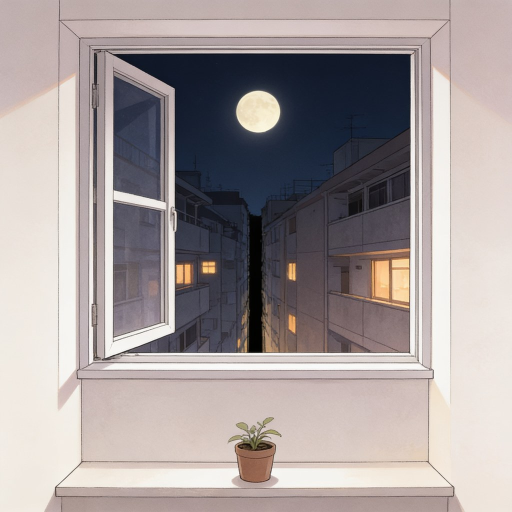
#> input picture assets/album/ryu_window.jpg, 1024 x 1024 px, found by its file name (shown at 1/2 size)
$ python mide_luna.py assets/album/ryu_window.jpg
#> lines starting #> are read from the running program, lines starting #| are printed output that depends on the picture
#!/usr/bin/env python3
"""
mide_luna.py — Encuentra la luna en una foto pintada del álbum.

Por qué existe
--------------
La anomalía `nosun` no pinta una luna: oscurece y aplana la que YA hay
en la imagen, para que parezca una calcomanía pegada. Para eso necesita
saber dónde está, y eso vive en `data/photos.js`, campo:

    luna: [cx, cy, r]

Esas coordenadas están en el espacio del SVG, 160x160, y están medidas
sobre el DIBUJO actual. En cuanto entra una imagen pintada la luna está
en otro sitio, y si nadie vuelve a medirla la anomalía aparece como un
borrón en un trozo de cielo vacío. Ya pasó una vez.

Esto lo mide solo: la mancha compacta más brillante de la mitad
superior.

    python3 tools/mide_luna.py assets/album/ryu_window.jpg

Imprime la línea lista para pegar. Si no está seguro, **lo dice y no
inventa un número**: más vale volver a mirarlo a ojo que meter una
coordenada mala, porque el fallo no se ve hasta que alguien abre esa
foto corrupta dentro del juego.

El `dup` no se mide aquí a propósito. Elegir qué dos trozos de la foto
son «el mismo edificio» es una decisión de composición, no una medida.
"""

import os
import sys

import numpy as np
from PIL import Image

# El lienzo del SVG. Todo se mide aquí para no arrastrar dos escalas.
LADO = 160

# La luna ocupa una parte pequeña del cielo. Las dos que hay escritas a
# mano miden r=8 (ryu_window) y r=12 (reiko_city), así que este rango
# las contiene con holgura por los dos lados. Fuera de aquí no es una
# luna: es un reflejo grande, una farola o un pixel suelto.
R_MIN, R_MAX = 3.0, 30.0

# La luna es redonda. Estos dos filtros tiran lo alargado —una ventana
# encendida, una tira de neón, el canto de un edificio— que es lo que
# más se parece a una luna en brillo y no lo es en forma.
LLENADO_MIN = 0.55   # área / área de su caja: un círculo da ~0.79
PROPORCION = 1.7     # lado largo de la caja / lado corto

# Se prueban umbrales de brillo de más exigente a menos, sólo para
# LOCALIZAR la luna. Se empieza muy arriba porque suele ser lo más
# brillante del cuadro; se baja por si está velada o el cielo lavado.
#
# El tamaño NO se mide con estos umbrales. Un umbral alto se come el
# borde y devuelve una luna más pequeña de la que hay: medida así, una
# de r=12 salía r=10. La anomalía dibuja un círculo de ese radio encima,
# así que quedarse corto deja un anillo brillante alrededor y canta.
PERCENTILES = [99.9, 99.7, 99.5, 99.0, 98.0, 97.0, 95.0]


def manchas(mascara):
    """Grupos de píxeles pegados. Relleno iterativo, sin dependencias."""
    alto, ancho = mascara.shape
    visto = np.zeros_like(mascara, dtype=bool)
    salida = []
    for y0 in range(alto):
        for x0 in range(ancho):
            if not mascara[y0, x0] or visto[y0, x0]:
                continue
            pila, grupo = [(y0, x0)], []
            visto[y0, x0] = True
            while pila:
                y, x = pila.pop()
                grupo.append((y, x))
                for dy, dx in ((1, 0), (-1, 0), (0, 1), (0, -1)):
                    ny, nx = y + dy, x + dx
                    if 0 <= ny < alto and 0 <= nx < ancho \
                            and mascara[ny, nx] and not visto[ny, nx]:
                        visto[ny, nx] = True
                        pila.append((ny, nx))
            salida.append(np.array(grupo))
    return salida


def busca(ruta):
#> called with ruta = 'assets/album/ryu_window.jpg'
    im = Image.open(ruta).convert('RGB')
#> im is the input picture: PIL image 1024x1024 RGB; mean R, G, B 165.1, 156.1, 155.5
    if im.width != im.height:
        print(f'  aviso: {im.width}x{im.height} no es cuadrada; el álbum lo es.')
    im = im.resize((LADO, LADO), Image.LANCZOS)
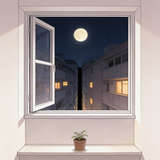
#> im: PIL image 160x160 RGB; mean R, G, B 165.1, 156.1, 155.5

    # Luminancia perceptual: una luna amarillenta pesa más que un azul
    # del mismo valor en RGB crudo.
    rgb = np.asarray(im, dtype=np.float64)
    luz = 0.2126 * rgb[:, :, 0] + 0.7152 * rgb[:, :, 1] + 0.0722 * rgb[:, :, 2]
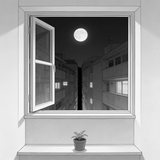
#> luz: shape (160, 160) float64; min 0, max 255, mean 157.9

    # Sólo la mitad de arriba: la luna está en el cielo. Abajo hay
    # charcos, faros y ventanas que brillan igual o más.
    arriba = luz[: LADO // 2, :]
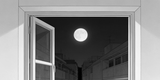
#> arriba: shape (80, 160) float64; min 0, max 253, mean 131.1

    alto, ancho = arriba.shape
#> alto = 80; ancho = 160
    yy, xx = np.mgrid[0:alto, 0:ancho]

    def fondo_local(cy, cx, r):
        """El cielo que rodea a ESTA mancha, no la media de toda la mitad
        de arriba. Con la mediana global, una pared blanca que ocupe
        medio encuadre pasaba por «cielo» y el disco se medía contra
        ella: así falló `ryu_window`, que es una ventana en una pared."""
        d = np.hypot(yy - cy, xx - cx)
        anillo = arriba[(d >= r * 1.6) & (d <= r * 3 + 2)]
        return float(np.median(anillo)) if anillo.size else float(np.median(arriba))

    for p in PERCENTILES:
        corte = np.percentile(arriba, p)

        # 1 · Localizar. Candidatos de tamaño razonable, del más brillante
        #     al menos. Si el primero no es una luna se prueba el
        #     siguiente, en vez de rendirse y bajar el umbral: con una
        #     pared clara en cuadro, el más brillante suele ser la pared.
        semillas = []
        for g in manchas(arriba >= corte):
            if R_MIN <= (len(g) / np.pi) ** 0.5 <= R_MAX:
                semillas.append((float(arriba[g[:, 0], g[:, 1]].mean()), g))
        semillas.sort(key=lambda s: -s[0])

        for _, g in semillas:
            # 2 · Medir, a media altura entre el pico de la luna y el cielo
            #     de su alrededor. Es donde de verdad se acaba el disco:
            #     por encima se corta el borde, por debajo se traga el halo.
            pico = float(arriba[g[:, 0], g[:, 1]].max())
            y0, x0 = int(round(g[:, 0].mean())), int(round(g[:, 1].mean()))
            fondo = fondo_local(y0, x0, (len(g) / np.pi) ** 0.5)
            if pico - fondo < 25:
                continue          # no destaca de lo que tiene alrededor
            media = (pico + fondo) / 2.0
            disco = None
            for cand in manchas(arriba >= media):
                if ((cand[:, 0] == y0) & (cand[:, 1] == x0)).any():
                    disco = cand
                    break
            if disco is None:
                disco = g

            ys, xs = disco[:, 0], disco[:, 1]
            area = len(disco)
            r = (area / np.pi) ** 0.5
            h = ys.max() - ys.min() + 1
            w = xs.max() - xs.min() + 1

            # 3 · Comprobar la forma sobre el disco entero, no sobre el
            #     núcleo. Aquí es donde se cae una tira de neón, el canto
            #     de un edificio o un trozo de pared, que de núcleo parecen
            #     una luna y de disco no.
            if not (R_MIN <= r <= R_MAX):
                continue
            if max(h, w) / max(1, min(h, w)) > PROPORCION:
                continue
            if area / (h * w) < LLENADO_MIN:
                continue

            return {
                'cx': float(xs.mean()), 'cy': float(ys.mean()), 'r': float(r),
                'brillo': float(arriba[ys, xs].mean()), 'p': p,
                'pico': pico, 'fondo': fondo,
            }
#> this loop made 7 passes
#> corte on passes 1 to 7: 248.9, 247.1, 246.3, 244.1, 241.5, 238, 230.1
    return None


def main():
    if len(sys.argv) < 2:
        print(__doc__.strip())
        return 2

    fallos = 0
    for ruta in sys.argv[1:]:
        nombre = os.path.basename(ruta)
        if not os.path.exists(ruta):
            print(f'{nombre}: no existe')
            fallos += 1
            continue

        m = busca(ruta)
        print(f'\n{nombre}')
        if not m:
            fallos += 1
            print('  NO LA ENCUENTRO. No me invento la coordenada.')
            print('  Puede ser que el cielo esté lavado, que la luna esté')
            print('  tapada, o que en esta foto no haya. Míralo a ojo y')
            print('  escribe `luna` a mano; el formato es [cx, cy, r] sobre')
            print('  un lienzo de 160x160 con el origen arriba a la izquierda.')
            continue

        cx, cy, r = round(m['cx']), round(m['cy']), round(m['r'])
        print(f'  luna: [{cx}, {cy}, {r}]')
        print(f'  (localizada en el percentil {m["p"]}; medida a media '
              f'altura entre {m["fondo"]:.0f} y {m["pico"]:.0f} de 255)')
        if m['pico'] - m['fondo'] < 40:
            print('  aviso: la luna apenas destaca del cielo. Compruébalo a')
            print('         ojo: con tan poco contraste es fácil que haya')
            print('         cogido una nube o un reflejo.')

    return 1 if fallos else 0


if __name__ == '__main__':
    sys.exit(main())
#> (the program exits here)

$ run again, with assets/album/kenta_cat.jpg copied over assets/album/ryu_window.jpg
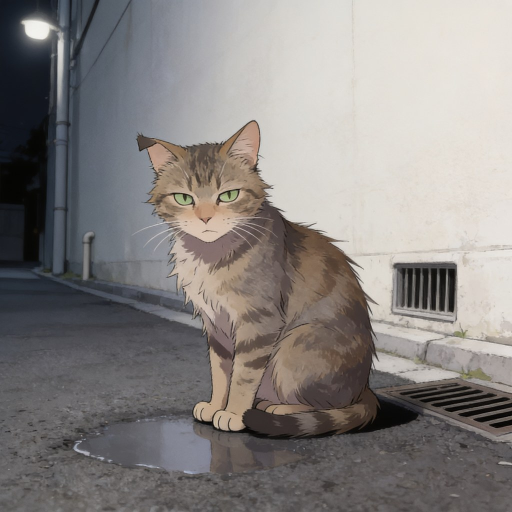
#> input picture assets/album/kenta_cat.jpg, 1024 x 1024 px, found by its file name (shown at 1/2 size)
#> in busca, im is the input picture: PIL image 1024x1024 RGB; mean R, G, B 135.4, 131.3, 129.2
#> im: PIL image 160x160 RGB
#> in busca, `luz = 0.2126 * rgb[:, :, 0] + 0.7152 * rgb[:, :, 1] + 0.0722 * rgb[:, ..`:
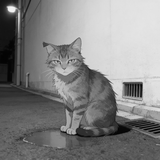
#> luz: shape (160, 160) float64; min 0, max 248, mean 132
#> in busca, `arriba = luz[: LADO // 2, :]`:
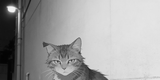
#> arriba: shape (80, 160) float64; min 3.86, max 248, mean 161.3
#> the loop in busca, `for p in PERCENTILES:` made 2 passes
#> corte on pass 1: 239.9
